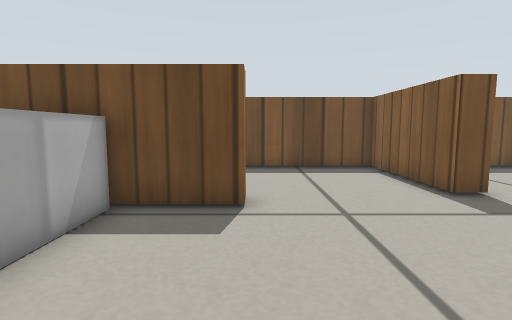
[1] (above)

17 first-person views from a walk through a world built for the Gazebo simulator. The camera is 0.29 m above the floor, tilts 6° down and sees 80° across. The floor is counted in squares, 0.2 m on a side. Each view is taken from the middle of a square. On the plan, view 1 faces up. The plan holds only what a view shows up to about 14 squares ahead; the rest is blank. Robots are left out. Gazebo's built-in surfaces are drawn with simple patterns.

[2]
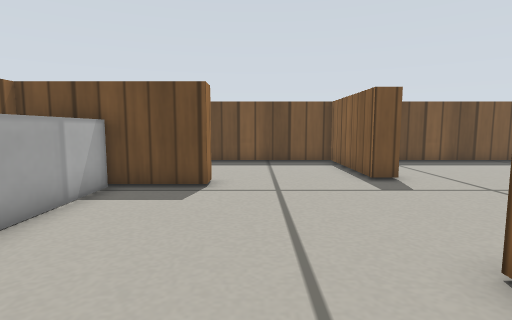

[3]
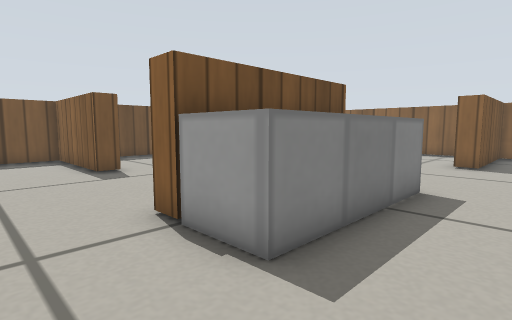

[4]
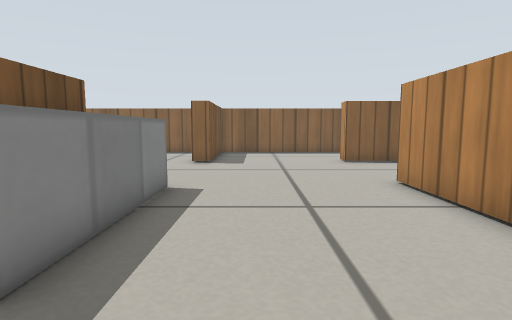

[5]
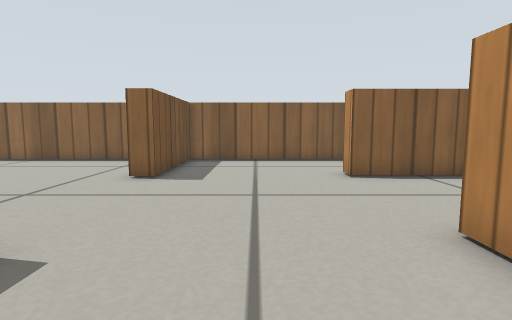

[6]
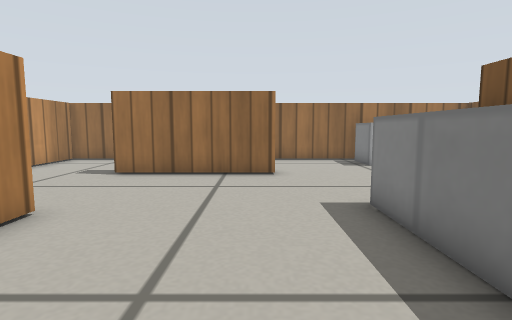

[7]
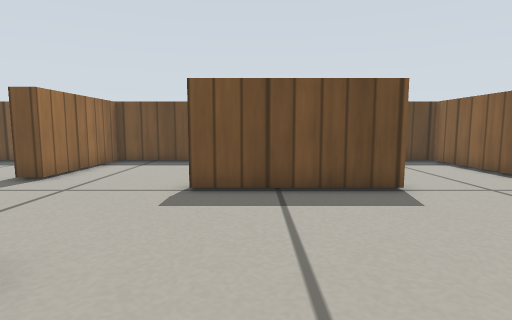

[8]
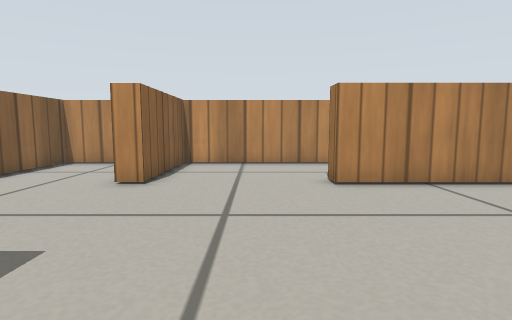

[9]
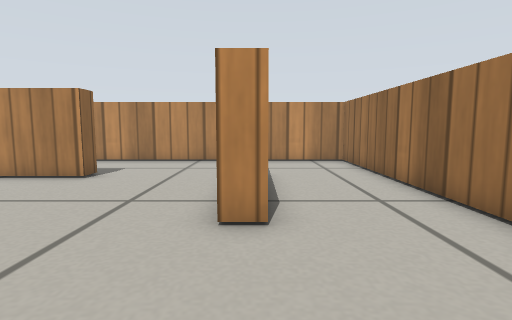

[10]
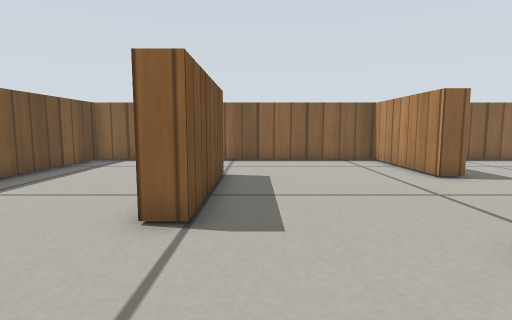

[11]
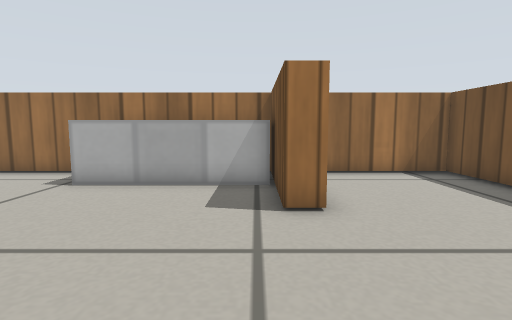

[12]
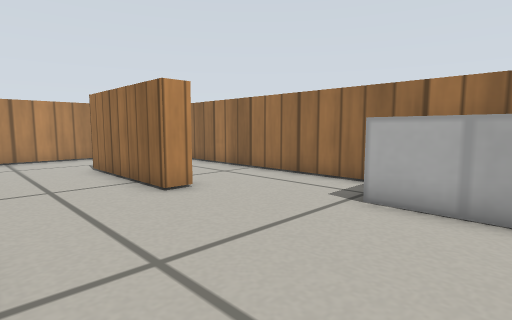

[13]
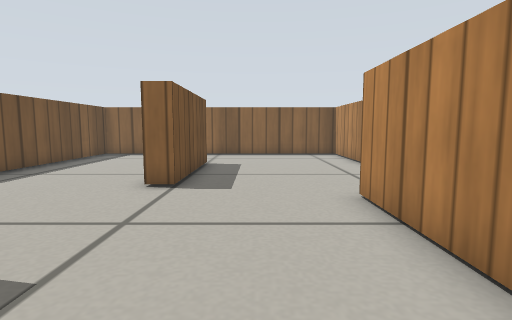

[14]
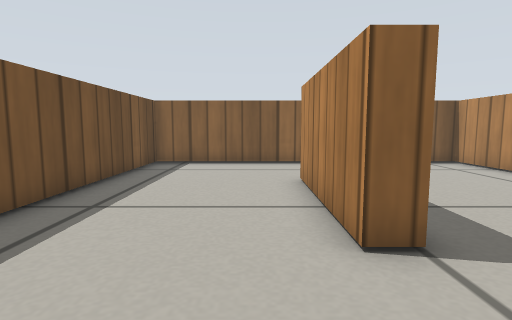

[15]
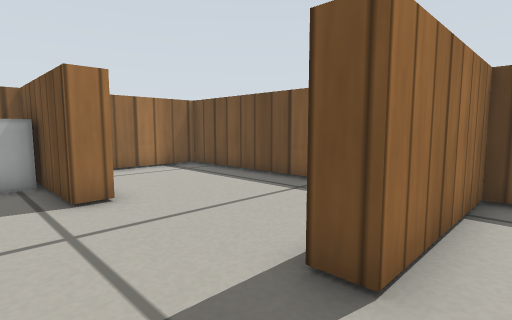

[16]
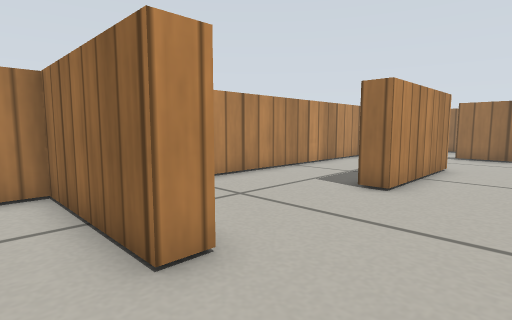

[17]
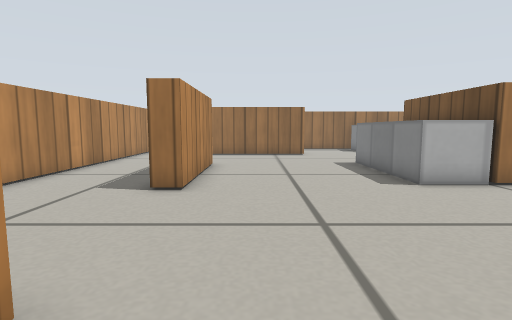

### Floor plan
Points are (right, up) in squares from view 1. A wall is a line through its corners. A room is listed if a view was taken in it or the views show most of it. See-through windows are left out.
Room 1 (views 1, 2, 3, 4, 5, 6, 7, 8, 9, 10, 11, 12, 13, 14, 15)
walls: (4.5, 0.8) (8.4, 0.8); (8.4, 0.5) (8.4, 0.1) (3.4, 0.1) (3.4, 0.9); (-1.2, -3.4) (-0.4, -3.4) (-0.4, -8.5); (4, -8.5) (4, -7.7) (9, -7.7) (9, -8.5); (13.9, -2.1) (13.9, -1.3) (18.7, -1.3) (18.7, 11.2) (5, 11.2) (5, 6.5) (4.3, 6.5) (4.3, 11.2) (-4.8, 11.2) (-4.8, 7.2); (-0.2, 6.2) (-0.2, 5.5) (-4.8, 5.5) (-4.8, -12.3) (13.9, -12.3) (13.9, -7.7) (14.6, -7.7); (14.5, 5) (9.4, 5) (9.4, 5.8) (14.5, 5.8)
ways out: opening at (14, -5) to room 2
objects: white box (-4, 1) to (-3, 5); white box (4, -2) to (8, -1)
Room 2 (views 16, 17)
walls: (14.6, -7.7) (14.6, -12.3) (18.7, -12.3) (18.7, -2.1) (13.9, -2.1)
ways out: opening at (14, -5) to room 1

Where each view was taken, in squares from view 1:
view 1: 0 up, 0 right, facing up
view 2: 2 down, 1 right, facing up
view 3: 4 down, 1 right, facing up-right
view 4: 4 down, 1 right, facing right
view 5: 5 down, 5 right, facing right
view 6: 4 down, 9 right, facing left
view 7: 2 down, 11 right, facing up
view 8: 0 up, 11 right, facing down
view 9: 1 up, 1 left, facing down
view 10: 4 up, 5 right, facing right
view 11: 5 up, 5 right, facing left
view 12: 3 up, 3 right, facing down-left
view 13: 3 up, 2 right, facing right
view 14: 7 up, 6 right, facing right
view 15: 4 up, 6 right, facing up-left
view 16: 5 down, 16 right, facing down-left
view 17: 6 down, 16 right, facing left
